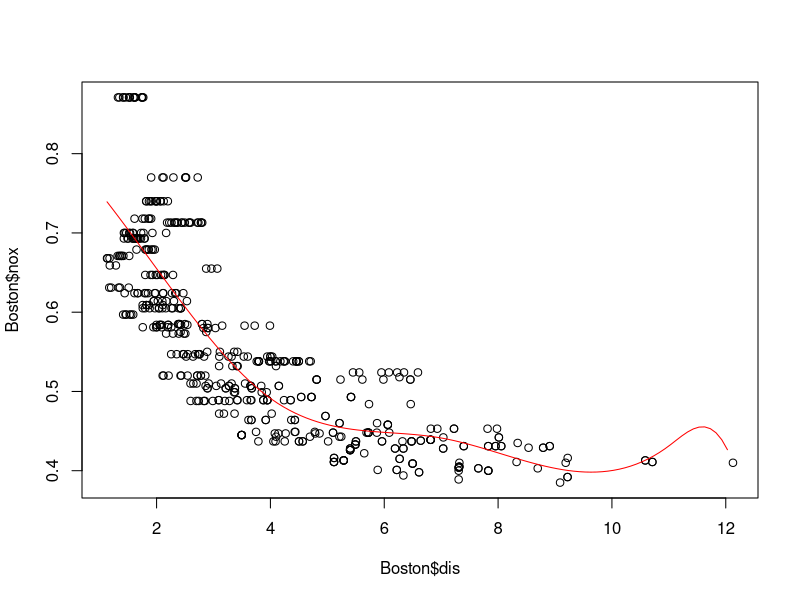
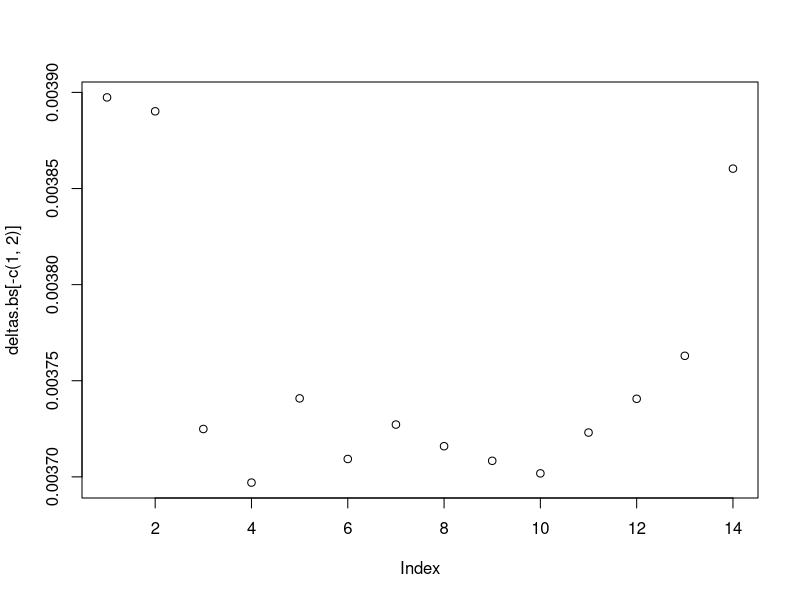

Reproduce these figures in R, in order.
library(MASS)
library(boot)
library(splines)

## 1
fit.bs <- lm(nox~bs(dis,df = 4, knots = c(4,7,11)),data = Boston)

plot(Boston$dis,Boston$nox)
dis.grid <- seq(range(Boston$dis)[1],range(Boston$dis)[2],0.1)
preds <- predict(fit.bs, newdata = data.frame(dis =dis.grid))
lines(dis.grid,preds,col = "red")

## 2 
rss <- rep(NA,16)
for(i in 3:16){
  fit <- lm(nox~bs(dis,df = i),data = Boston)
  rss[i] <- sum((fit$residuals)^2)   
}

## 3
set.seed(1)
deltas.bs <- rep(NA,16)
for(i in 3:16){
  fit <- glm(nox~bs(dis,df = i),data = Boston)
  deltas <- cv.glm(Boston,fit,K=10)
  deltas.bs[i] <- deltas$delta[1]  
}
plot(deltas.bs[-c(1,2)])

df.min.bs <- 6